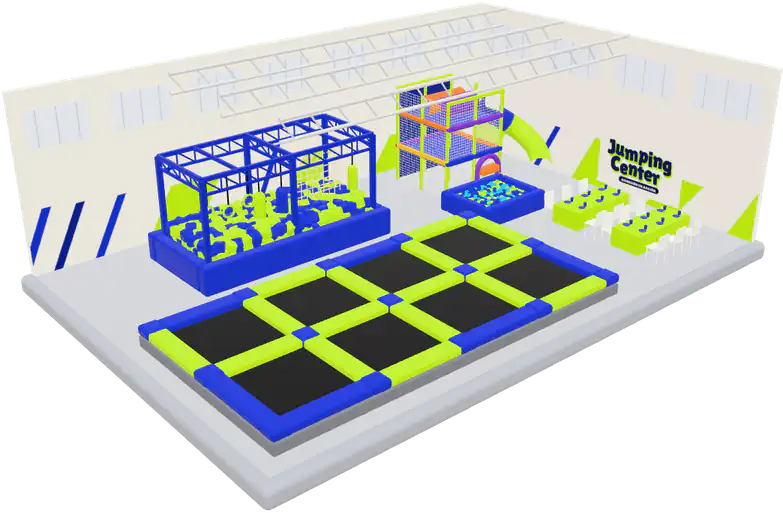
#> input picture src/assets/flight/narrow/000.webp, 783 x 513 px
$ python -i finish.py   (imports and definitions only)
#> lines starting #> are read from the running program, lines starting #| are printed output that depends on the picture
"""Denoise the raw path-traced PNGs in out/ and export them as the site's source images.

    python3 finish.py [name ...]      (needs: pip install pillow numpy opencv-python-headless)

Cut-outs (anything with transparency) are cropped to their visible pixels; before denoising,
the colours next to their edges are extended outwards so the filter can't pull in black halos.
"""
import sys
from pathlib import Path

import cv2
import numpy as np
from PIL import Image

HERE = Path(__file__).parent
SRC = HERE / "out"
DST = HERE.parent / "src" / "assets" / "renders"
STRENGTH = {"default": 3.0, "hero": 2.6}


def denoise(rgb: np.ndarray, h: float) -> np.ndarray:
    bgr = cv2.cvtColor(rgb, cv2.COLOR_RGB2BGR)
    out = cv2.fastNlMeansDenoisingColored(bgr, None, h, h, 5, 17)
    return cv2.cvtColor(out, cv2.COLOR_BGR2RGB)


def finish(path: Path) -> None:
#> called with path = '../src/assets/flight/narrow/000.webp'
    rgba = np.array(Image.open(path).convert("RGBA"))
#> rgba is the input picture: shape (513, 783, 4); mean R, G, B, A 119, 124.1, 121.2, 165.9
    rgb, alpha = rgba[..., :3].copy(), rgba[..., 3]
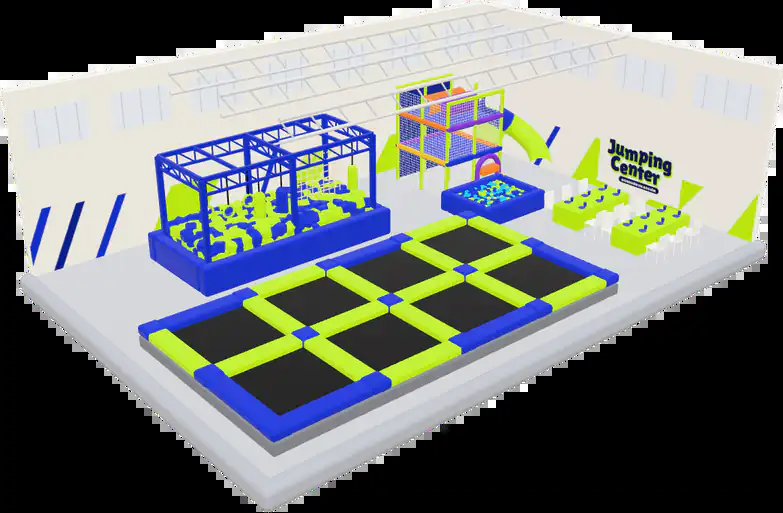
#> rgb: shape (513, 783, 3); mean R, G, B 119, 124.1, 121.2
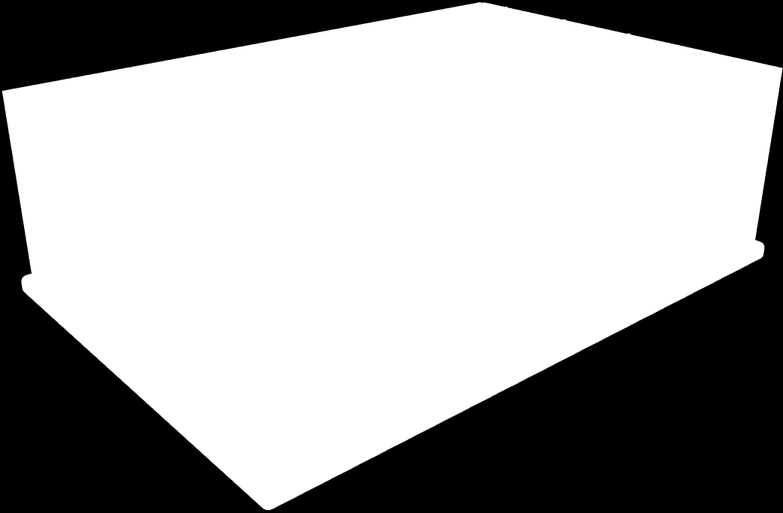
#> alpha: shape (513, 783); min 0, max 255, mean 165.9
#> (the run stopped early here; a loop or call above may not have finished)
